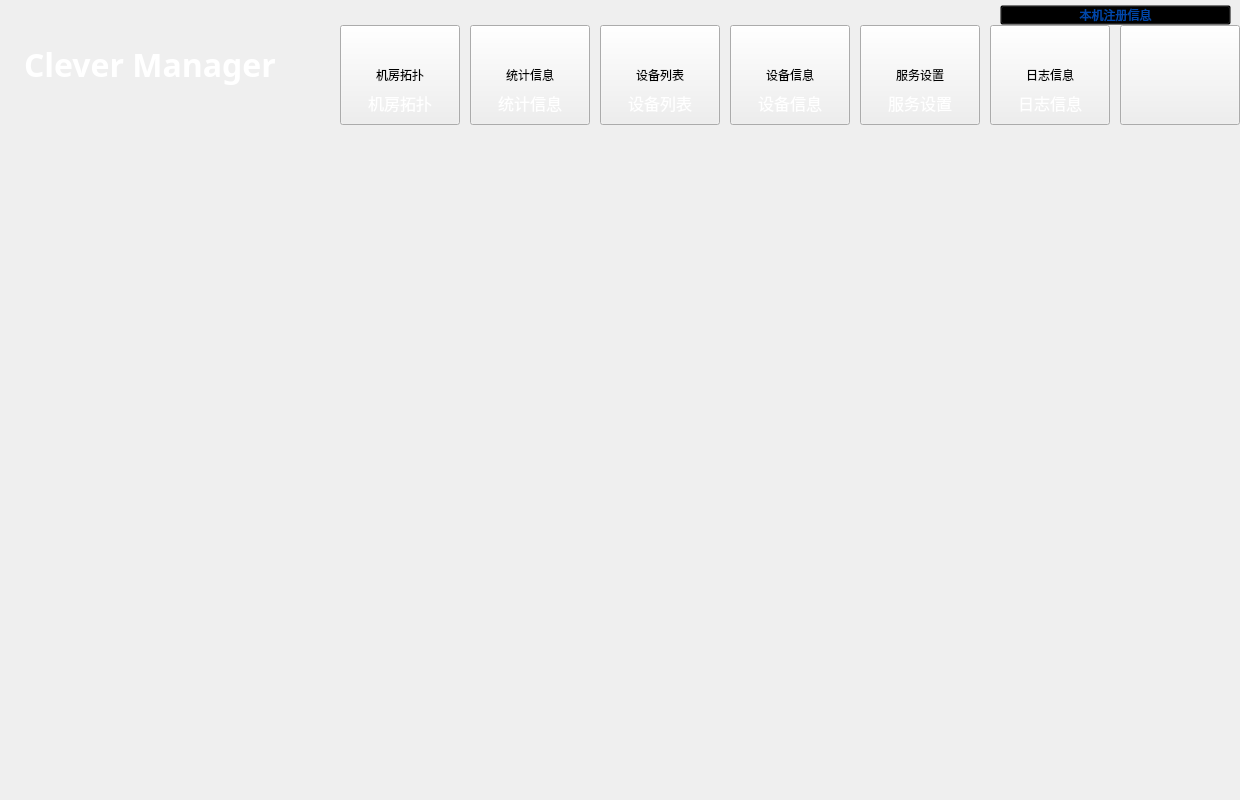
<?xml version="1.0" encoding="UTF-8"?>
<ui version="4.0">
 <class>MainWindow</class>
 <widget class="QMainWindow" name="MainWindow">
  <property name="geometry">
   <rect>
    <x>0</x>
    <y>0</y>
    <width>1240</width>
    <height>800</height>
   </rect>
  </property>
  <property name="windowTitle">
   <string>MainWindow</string>
  </property>
  <property name="windowIcon">
   <iconset resource="images/image.qrc">
    <normaloff>:/images/logo.jpg</normaloff>:/images/logo.jpg</iconset>
  </property>
  <widget class="QWidget" name="centralWidget">
   <layout class="QGridLayout" name="gridLayout">
    <property name="leftMargin">
     <number>0</number>
    </property>
    <property name="topMargin">
     <number>0</number>
    </property>
    <property name="rightMargin">
     <number>0</number>
    </property>
    <property name="bottomMargin">
     <number>0</number>
    </property>
    <property name="spacing">
     <number>0</number>
    </property>
    <item row="0" column="0">
     <layout class="QVBoxLayout" name="verticalLayout">
      <property name="spacing">
       <number>0</number>
      </property>
      <item>
       <widget class="QWidget" name="widget" native="true">
        <property name="minimumSize">
         <size>
          <width>200</width>
          <height>120</height>
         </size>
        </property>
        <property name="maximumSize">
         <size>
          <width>16777215</width>
          <height>110</height>
         </size>
        </property>
        <property name="styleSheet">
         <string notr="true"/>
        </property>
        <layout class="QGridLayout" name="gridLayout_3">
         <property name="leftMargin">
          <number>0</number>
         </property>
         <property name="topMargin">
          <number>0</number>
         </property>
         <property name="rightMargin">
          <number>0</number>
         </property>
         <property name="bottomMargin">
          <number>0</number>
         </property>
         <property name="spacing">
          <number>0</number>
         </property>
         <item row="0" column="0">
          <widget class="QLabel" name="label">
           <property name="minimumSize">
            <size>
             <width>300</width>
             <height>40</height>
            </size>
           </property>
           <property name="maximumSize">
            <size>
             <width>460</width>
             <height>16777215</height>
            </size>
           </property>
           <property name="font">
            <font>
             <family>微软雅黑</family>
             <pointsize>24</pointsize>
             <weight>50</weight>
             <italic>false</italic>
             <bold>false</bold>
            </font>
           </property>
           <property name="styleSheet">
            <string notr="true">font: 24pt &quot;微软雅黑&quot;;
color: rgb(255, 255, 255);</string>
           </property>
           <property name="text">
            <string>&lt;html&gt;&lt;head/&gt;&lt;body&gt;&lt;p&gt;&lt;span style=&quot; font-weight:600;&quot;&gt;Clever Manager&lt;/span&gt;&lt;/p&gt;&lt;/body&gt;&lt;/html&gt;</string>
           </property>
           <property name="alignment">
            <set>Qt::AlignCenter</set>
           </property>
          </widget>
         </item>
         <item row="0" column="1">
          <spacer name="horizontalSpacer_8">
           <property name="orientation">
            <enum>Qt::Horizontal</enum>
           </property>
           <property name="sizeHint" stdset="0">
            <size>
             <width>28</width>
             <height>20</height>
            </size>
           </property>
          </spacer>
         </item>
         <item row="0" column="2">
          <widget class="QWidget" name="widget_3" native="true">
           <property name="minimumSize">
            <size>
             <width>900</width>
             <height>0</height>
            </size>
           </property>
           <widget class="QToolButton" name="topoBtn">
            <property name="geometry">
             <rect>
              <x>0</x>
              <y>20</y>
              <width>120</width>
              <height>100</height>
             </rect>
            </property>
            <property name="minimumSize">
             <size>
              <width>90</width>
              <height>80</height>
             </size>
            </property>
            <property name="styleSheet">
             <string notr="true"/>
            </property>
            <property name="text">
             <string>机房拓扑</string>
            </property>
            <property name="iconSize">
             <size>
              <width>50</width>
              <height>40</height>
             </size>
            </property>
            <property name="toolButtonStyle">
             <enum>Qt::ToolButtonTextUnderIcon</enum>
            </property>
           </widget>
           <widget class="QToolButton" name="TGBtn">
            <property name="geometry">
             <rect>
              <x>130</x>
              <y>20</y>
              <width>120</width>
              <height>100</height>
             </rect>
            </property>
            <property name="minimumSize">
             <size>
              <width>90</width>
              <height>90</height>
             </size>
            </property>
            <property name="styleSheet">
             <string notr="true"/>
            </property>
            <property name="text">
             <string>统计信息</string>
            </property>
            <property name="toolButtonStyle">
             <enum>Qt::ToolButtonTextUnderIcon</enum>
            </property>
           </widget>
           <widget class="QToolButton" name="DetailBtn">
            <property name="geometry">
             <rect>
              <x>260</x>
              <y>20</y>
              <width>120</width>
              <height>100</height>
             </rect>
            </property>
            <property name="minimumSize">
             <size>
              <width>90</width>
              <height>90</height>
             </size>
            </property>
            <property name="text">
             <string>设备列表</string>
            </property>
            <property name="toolButtonStyle">
             <enum>Qt::ToolButtonTextUnderIcon</enum>
            </property>
           </widget>
           <widget class="QToolButton" name="devBtn">
            <property name="geometry">
             <rect>
              <x>390</x>
              <y>20</y>
              <width>120</width>
              <height>100</height>
             </rect>
            </property>
            <property name="minimumSize">
             <size>
              <width>90</width>
              <height>90</height>
             </size>
            </property>
            <property name="text">
             <string>设备信息</string>
            </property>
            <property name="toolButtonStyle">
             <enum>Qt::ToolButtonTextUnderIcon</enum>
            </property>
           </widget>
           <widget class="QToolButton" name="serBtn">
            <property name="geometry">
             <rect>
              <x>520</x>
              <y>20</y>
              <width>120</width>
              <height>100</height>
             </rect>
            </property>
            <property name="minimumSize">
             <size>
              <width>90</width>
              <height>90</height>
             </size>
            </property>
            <property name="text">
             <string>服务设置</string>
            </property>
            <property name="toolButtonStyle">
             <enum>Qt::ToolButtonTextUnderIcon</enum>
            </property>
           </widget>
           <widget class="QToolButton" name="LogBtn">
            <property name="geometry">
             <rect>
              <x>650</x>
              <y>20</y>
              <width>120</width>
              <height>100</height>
             </rect>
            </property>
            <property name="text">
             <string>日志信息</string>
            </property>
            <property name="toolButtonStyle">
             <enum>Qt::ToolButtonTextUnderIcon</enum>
            </property>
           </widget>
           <widget class="QToolButton" name="usrBtn">
            <property name="geometry">
             <rect>
              <x>780</x>
              <y>20</y>
              <width>120</width>
              <height>100</height>
             </rect>
            </property>
            <property name="sizePolicy">
             <sizepolicy hsizetype="Fixed" vsizetype="Fixed">
              <horstretch>0</horstretch>
              <verstretch>0</verstretch>
             </sizepolicy>
            </property>
            <property name="font">
             <font>
              <family>仿宋</family>
              <pointsize>14</pointsize>
             </font>
            </property>
            <property name="styleSheet">
             <string notr="true"/>
            </property>
            <property name="text">
             <string/>
            </property>
            <property name="iconSize">
             <size>
              <width>16</width>
              <height>16</height>
             </size>
            </property>
           </widget>
           <widget class="QPushButton" name="pushButton">
            <property name="geometry">
             <rect>
              <x>660</x>
              <y>0</y>
              <width>231</width>
              <height>20</height>
             </rect>
            </property>
            <property name="sizePolicy">
             <sizepolicy hsizetype="Expanding" vsizetype="Fixed">
              <horstretch>0</horstretch>
              <verstretch>0</verstretch>
             </sizepolicy>
            </property>
            <property name="styleSheet">
             <string notr="true">QPushButton{background-color:transparent;}
QPushButton{color: rgb(0, 71, 171);}

QPushButton:hover{background-color:rgb(91, 237, 238);}
QPushButton:pressed{background-color:rgb(143, 185, 181);}</string>
            </property>
            <property name="text">
             <string>本机注册信息</string>
            </property>
           </widget>
           <widget class="QLabel" name="label_2">
            <property name="geometry">
             <rect>
              <x>780</x>
              <y>85</y>
              <width>121</width>
              <height>25</height>
             </rect>
            </property>
            <property name="font">
             <font>
              <family>微软雅黑</family>
              <pointsize>12</pointsize>
              <weight>75</weight>
              <bold>true</bold>
             </font>
            </property>
            <property name="styleSheet">
             <string notr="true">color: rgb(255, 255, 255);
background-color: transparent;</string>
            </property>
            <property name="text">
             <string/>
            </property>
            <property name="alignment">
             <set>Qt::AlignCenter</set>
            </property>
           </widget>
           <widget class="QLabel" name="label_3">
            <property name="geometry">
             <rect>
              <x>0</x>
              <y>85</y>
              <width>120</width>
              <height>25</height>
             </rect>
            </property>
            <property name="font">
             <font>
              <family>微软雅黑</family>
              <pointsize>12</pointsize>
             </font>
            </property>
            <property name="styleSheet">
             <string notr="true">color: rgb(255, 255, 255);
background-color: transparent;</string>
            </property>
            <property name="text">
             <string>机房拓扑</string>
            </property>
            <property name="alignment">
             <set>Qt::AlignCenter</set>
            </property>
           </widget>
           <widget class="QLabel" name="label_4">
            <property name="geometry">
             <rect>
              <x>130</x>
              <y>85</y>
              <width>120</width>
              <height>25</height>
             </rect>
            </property>
            <property name="font">
             <font>
              <family>微软雅黑</family>
              <pointsize>12</pointsize>
             </font>
            </property>
            <property name="styleSheet">
             <string notr="true">color: rgb(255, 255, 255);
background-color: transparent;</string>
            </property>
            <property name="text">
             <string>统计信息</string>
            </property>
            <property name="alignment">
             <set>Qt::AlignCenter</set>
            </property>
           </widget>
           <widget class="QLabel" name="label_5">
            <property name="geometry">
             <rect>
              <x>260</x>
              <y>85</y>
              <width>120</width>
              <height>25</height>
             </rect>
            </property>
            <property name="font">
             <font>
              <family>微软雅黑</family>
              <pointsize>12</pointsize>
             </font>
            </property>
            <property name="styleSheet">
             <string notr="true">color: rgb(255, 255, 255);
background-color: transparent;</string>
            </property>
            <property name="text">
             <string>设备列表</string>
            </property>
            <property name="alignment">
             <set>Qt::AlignCenter</set>
            </property>
           </widget>
           <widget class="QLabel" name="label_6">
            <property name="geometry">
             <rect>
              <x>390</x>
              <y>85</y>
              <width>120</width>
              <height>25</height>
             </rect>
            </property>
            <property name="font">
             <font>
              <family>微软雅黑</family>
              <pointsize>12</pointsize>
             </font>
            </property>
            <property name="styleSheet">
             <string notr="true">color: rgb(255, 255, 255);
background-color: transparent;</string>
            </property>
            <property name="text">
             <string>设备信息</string>
            </property>
            <property name="alignment">
             <set>Qt::AlignCenter</set>
            </property>
           </widget>
           <widget class="QLabel" name="label_7">
            <property name="geometry">
             <rect>
              <x>520</x>
              <y>85</y>
              <width>120</width>
              <height>25</height>
             </rect>
            </property>
            <property name="font">
             <font>
              <family>微软雅黑</family>
              <pointsize>12</pointsize>
             </font>
            </property>
            <property name="styleSheet">
             <string notr="true">color: rgb(255, 255, 255);
background-color: transparent;</string>
            </property>
            <property name="text">
             <string>服务设置</string>
            </property>
            <property name="alignment">
             <set>Qt::AlignCenter</set>
            </property>
           </widget>
           <widget class="QLabel" name="label_8">
            <property name="geometry">
             <rect>
              <x>650</x>
              <y>85</y>
              <width>120</width>
              <height>25</height>
             </rect>
            </property>
            <property name="font">
             <font>
              <family>微软雅黑</family>
              <pointsize>12</pointsize>
             </font>
            </property>
            <property name="styleSheet">
             <string notr="true">color: rgb(255, 255, 255);
background-color: transparent;</string>
            </property>
            <property name="text">
             <string>日志信息</string>
            </property>
            <property name="alignment">
             <set>Qt::AlignCenter</set>
            </property>
           </widget>
          </widget>
         </item>
        </layout>
       </widget>
      </item>
      <item>
       <widget class="QWidget" name="widget_2" native="true">
        <property name="styleSheet">
         <string notr="true">font: 12pt &quot;微软雅黑&quot;;</string>
        </property>
       </widget>
      </item>
     </layout>
    </item>
   </layout>
  </widget>
 </widget>
 <layoutdefault spacing="6" margin="11"/>
 <resources>
  <include location="images/image.qrc"/>
 </resources>
 <connections/>
</ui>
